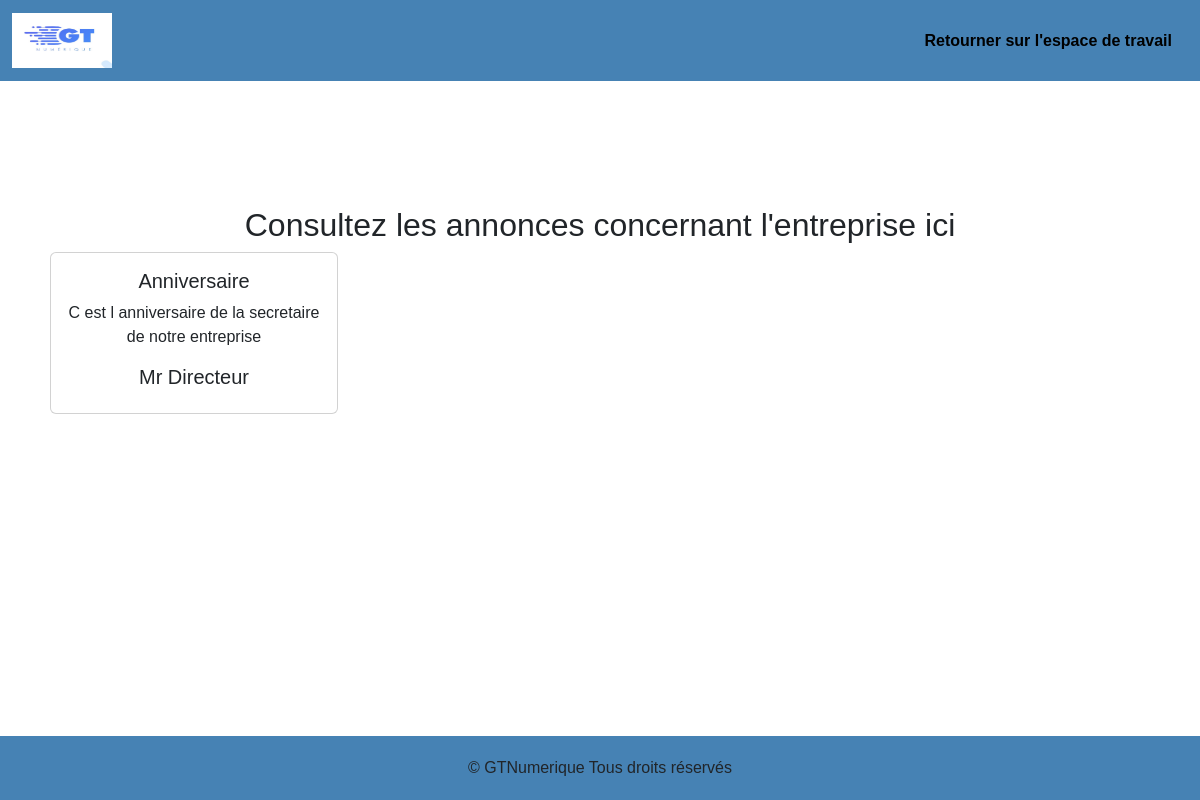
Screenshot of /annonces-employe.php with the database file from the repository.
### tables this page shows
CREATE TABLE `annonces` (
  `id` int(11) NOT NULL,
  `titre` varchar(50) NOT NULL,
  `annonce` varchar(200) NOT NULL,
  `publicateur` varchar(50) NOT NULL
);

### annonces-employe.php (the view, shortened to what this page needs)
<?php
$database = new PDO('mysql:host=localhost;dbname=gtnumerique', 'root', '');
$recupUsers = $database->prepare('SELECT * FROM annonces');
$recupUsers->execute();
$annonce = $recupUsers->fetchAll();
?>
<!DOCTYPE html>
<html lang="en">
<head>
    <link rel="stylesheet" href="assets/bootstrap/css/bootstrap.min.css">
	<link rel="stylesheet" href="main.css">
</head>
<body>
    <header class="header">
        <nav class="navbar navbar-expand-lg .bg-light" id="navig">
            <div class="container-fluid">
                <a class="navbar-brand" href="index.php">
                    <img src="assets/img/WhatsApp Image 2024-08-05 à 12.42.53_179eb500.jpg" alt="Logo" width="100" height="55">
                </a>
                <div class="collapse navbar-collapse" id="navbarSupportedContent">
                    <ul class="navbar-nav ms-auto">
                        <li class="nav-item me-3"><a href="profil-employe.php">Retourner sur l'espace de travail</a></li>
                    </ul>
                </div>
            </div>
        </nav>
    </header>
    <div class="content">
        <h2>Consultez les annonces concernant l'entreprise ici</h2>
            <div class=" d-flex flex-wrap">
                <?php foreach ($annonce as $annonces): ?>
                    <div class="card md-4" style="width: 18rem;">
                        <div class="card-body">
                            <h5 class="card-title"><?php echo htmlspecialchars($annonces['titre']); ?></h5>
                            <p class="card-text"><?php echo htmlspecialchars($annonces['annonce']); ?></p>
                            <h5 class="card-title"><?php echo htmlspecialchars($annonces['publicateur']); ?></h5>
                        </div>
                    </div>
                <?php endforeach; ?>
            </div>
    </div>
    <footer class="pied">
		© GTNumerique Tous droits réservés
	</footer>
</body>
</html>

### main.css (style rules this page uses)
html, body { height: 100%; }
body { font-family: Arial, Helvetica, sans-serif; display: flex; flex-direction: column; }
.navbar { background-color: steelblue; }
.navbar-collapse ul li a { color: black; font-weight: bold; text-decoration: none; }
.content { padding: 125px 50px 50px; text-align: center; flex-grow: 1; }
.pied { background-color: steelblue; padding: 20px; text-align: center; }

### rows the page displays
annonces: titre "Anniversaire", annonce "C est l anniversaire de la secretaire de notre entreprise", publicateur "Mr Directeur"
